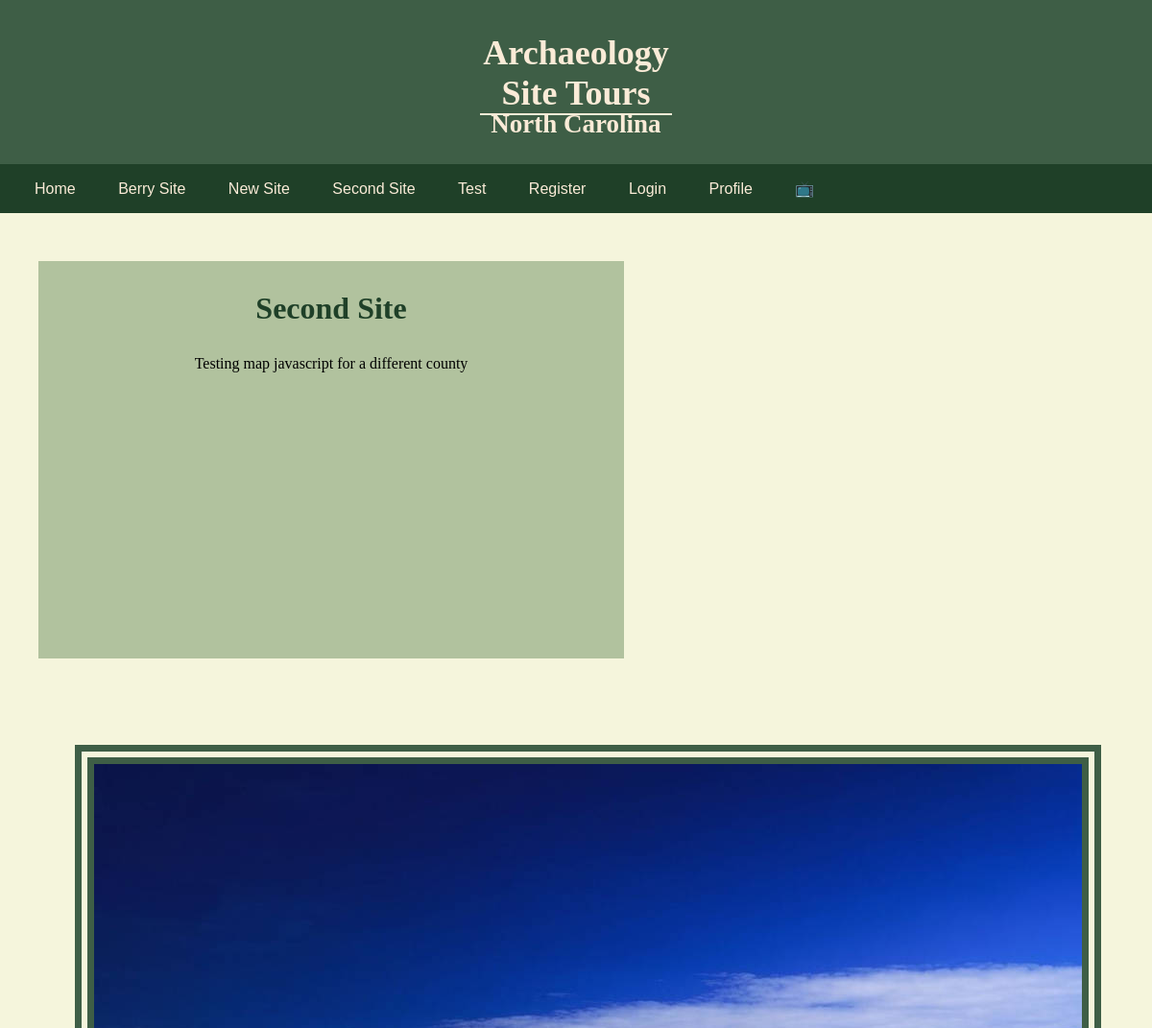
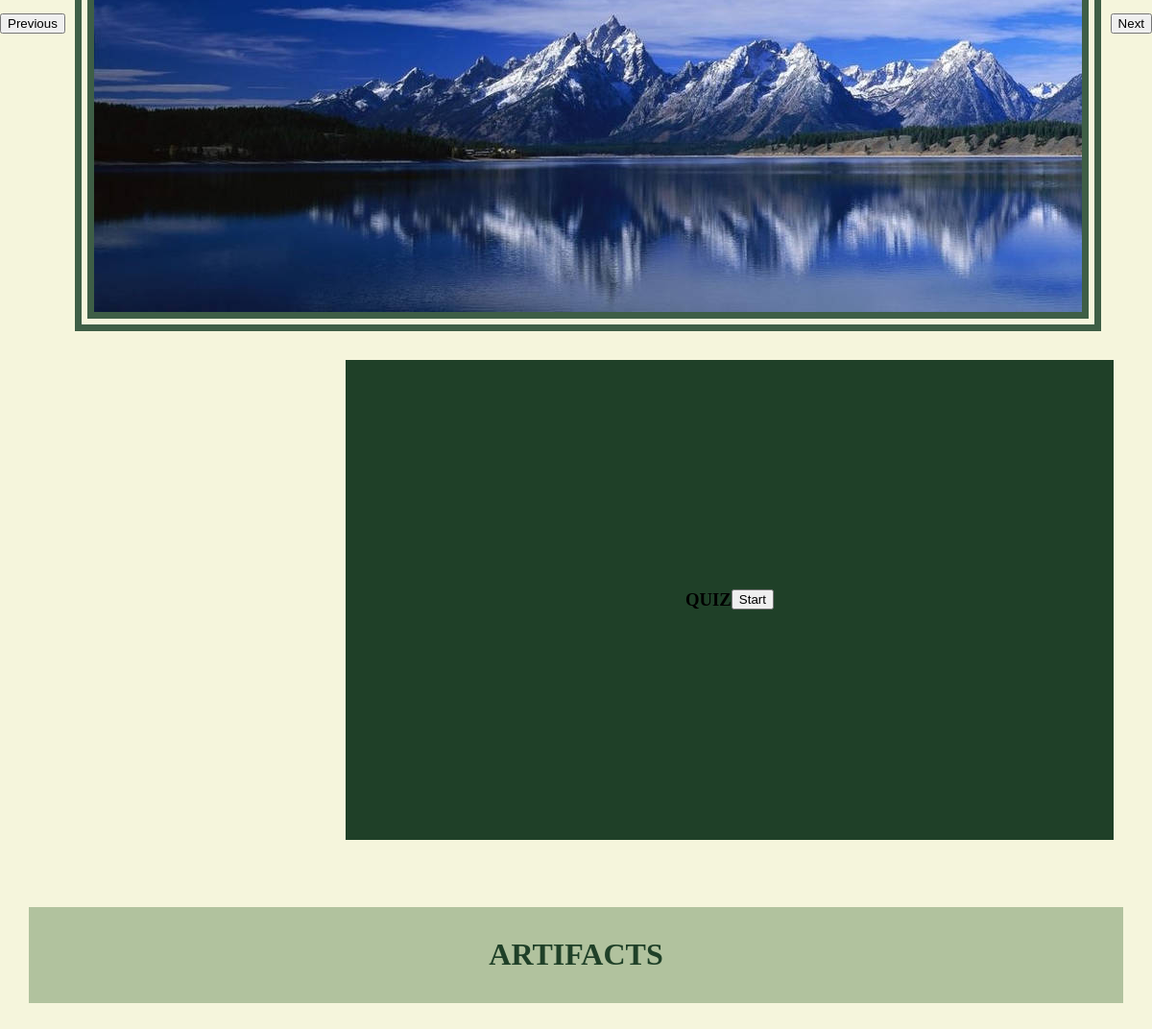
Screenshot of /berry/berry/second-site/ with the database file from the repository (2 pictures, top to bottom).
### berry/models.py (models this page shows)
class Additional(models.Model):
    title = models.CharField(max_length=255)
    slug = models.SlugField(unique=True)
    content = models.TextField()
    created_at = models.DateTimeField(auto_now_add=True)
    county = models.CharField(max_length = 255, blank=True)

### berry/views.py (the view)
# urls.py: path('berry/<slug:slug>/', views.get_page, name='get_page')
def get_page(request, slug):
    page = get_object_or_404(Additional, slug=slug)
    pages = Additional.objects.all()
    county = page.county if page.county else "Burke"
    images = bImages.objects.filter(siteName=page.title)
    imageUrls = [image.image.url for image in images]
    questions = Question.objects.filter(siteName=page.title).prefetch_related('answers')
    return render(request, "additionalPage.html", {'page': page, 'pages': pages, "county": county, "images": images, "imageUrls": imageUrls, "questions": questions})

### berry/templates/additionalPage.html (shortened to what this page needs)
{% extends 'layout.html' %}
{% load static %}
{% block infoTitle %}
    {{ page.title }}
{% endblock %}
{% block info %}
<div class="berryIntro">
    {{ page.content|safe }}
</div>
{% endblock %}
{% block image %}
<img src="{{ imageUrls.0 }}">
{% endblock %}

### templates/layout.html (shortened to what this page needs)
<!DOCTYPE html>
{% load static %}
<html>
<head>
    <link rel="stylesheet" href="{% static 'index.css' %}">
</head>
<body>
    <header>
        <h1>Archaeology Site Tours</h1>
        <h2 class="subtitle">North Carolina</h2>
    </header>
    <nav>
        <ul>
            <li><a href="/">Home</a></li>
            <li><a href="/berry/">Berry Site</a></li>
            {% for page in pages %}
            <li><a href="{% url 'berry:get_page' slug=page.slug %}">{{ page.title }}</a></li>
            {% endfor %}
            <li><a href="/users/register/">Register</a></li>
            <li><a href="/users/login/">Login</a></li>
            <li><a href="/users/profile/">Profile</a></li>
            <li><a href = "/videos/">📺</a></li>
        </ul>
    </nav>
    <section>
        <article>
            <h2 class="berryT">
                {% block infoTitle %}
                {% endblock %}
            </h2>
            <div class=berryIntro>
                {% block info %}
                {% endblock %}
            </div>
        </article>
        <aside>
        </aside>
    </section>
</body>
<div class="gallery">
    <button id="prev-btn">Previous</button>
    <div class="scrollable-container">
        {% block image %}
        {% endblock %}
    </div>
    <button id="next-btn">Next</button>
</div>
<div class='quizOuter'>
    <div class="blocker">
        <h3>QUIZ</h3>
        <button class="start">Start</button>
    </div>
</div>
<section>
    <article class="artif">
        <h2 class="berryT">ARTIFACTS</h2>
    </article>
</section>
</body>
</html>

### static/index.css (style rules this page uses)
body { background-color:beige; margin: 0px; }
header { background-color: #3e5e46; color: rgb(216, 252, 205); text-align: center; padding-top: 10px; border-bottom: 3px solid #1f4028; font-size: large; margin-bottom: -20px; padding-bottom: 20px; }
h1 { font-family: headerFont; color:antiquewhite; margin-left: 500px; margin-right: 500px; border-bottom: 2px solid; }
section { padding-top: 10px; padding-bottom: 50px; display: -webkit-flex; display: flex; }
.subtitle { text-align: center; font-family: headerFont; margin-top:-30px; color:antiquewhite; }
h2 { text-align: center; font-family: headerFont; color:#1f4028 }
.berryT { font-size: xx-large; }
article { text-align: center; -webkit-flex: 1; -ms-flex: 1; flex: 8; padding: 5px; background-color: #B1C29E; margin: 40px; }
aside { font-family: articleFont; -webkit-flex: 1; -ms-flex: 1; flex: 3; margin: 20px; text-align: left; padding-left: 10px; padding-right: 10px; padding-top: 0px; }
nav { font-family: Arial, Helvetica, sans-serif; padding: 1px; background-color: #1f4028; }
nav ul { list-style: none; margin: 10px; padding: 5px; }
nav li { display: inline; padding: 20px; }
nav a { color: antiquewhite; text-decoration: none; }
li { display:inline; padding: 10px; }
h3 { text-align: center; }
.berryIntro { margin: 30px 50px; text-align: center; }
.scrollable-container { width: 1000px; height: 600px; overflow: hidden; margin: auto; scrollbar-width: none; border:thick double #3e5e46; border-width:20px; position: relative; flex: 1; }
.quizOuter { width: 800px; height: 500px; max-width: 100%; margin-top: 30px; margin-bottom: 30px; margin-left: 30%; border: thick #3e5e46; border-width: 10px; position: relative; overflow-x: hidden; background-color: #1f4028; align-items: center; display: flex; z-index:2; scrollbar-width: none; }
.blocker { background-color: #1f4028; color: black; z-index: 1; min-width: 800px; height: 400px; align-items: center; justify-content: center; display: flex; }
.artif { margin:30px; }
.gallery { display: flex; align-items: center; gap: 10px; }

### rows the page displays
Additional: title "New Site"
Additional: title "Second Site", content "Testing map javascript for a different county"
Additional: title "Test"
